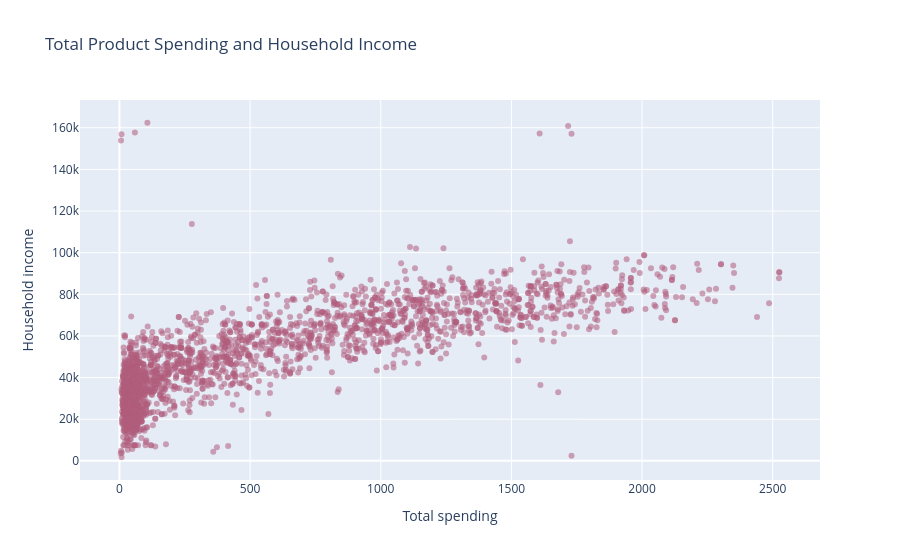

Notebook cell for this chart:
### Code cell
plotly_income_spending = go.Figure(data=go.Scatter(
    x=analysis['Spending'], y=analysis['Income'], mode='markers',
    marker={'color': '#b15c7b', 'opacity': 0.55}, name='Customers'
))
plotly_income_spending.update_layout(
    title='Total Product Spending and Household Income',
    xaxis_title='Total spending', yaxis_title='Household income'
)
plotly_income_spending.show()

### Figure 1 — Plotly figure (JSON) as saved in the notebook; plotly's stock layout.template omitted (floating-point values rounded to 4 significant figures; data arrays with more than 128 entries replaced by an {"elided": "..."} marker saying what was removed)
{"data": [{"marker": {"color": "#b15c7b", "opacity": 0.55}, "mode": "markers", "name": "Customers", "type": "scatter", "x": {"elided": "2239 int values"}, "y": {"elided": "2239 float values"}}], "layout": {"title": {"text": "Total Product Spending and Household Income"}, "xaxis": {"title": {"text": "Total spending"}}, "yaxis": {"title": {"text": "Household income"}}}}
